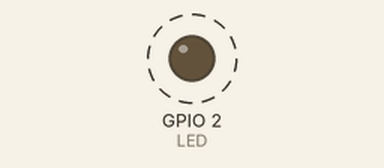
A program run on a simulated ESP32. Shown: output pins drawn as LEDs (lit = HIGH). Dashed ring = blinking. What the program prints to the serial monitor is not drawn.

Above: at 0.6 s.
Timing chart, 0 to 3.0 s (numbered marks = the images above):
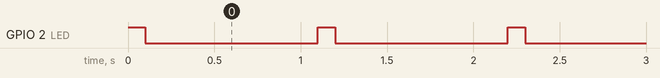

Measured:
- by itself, GPIO 2 (LED): alternates HIGH for 0.10 s and LOW for 1.0 s

The program:

main.cpp
```cpp
#include <Arduino.h>

#include "freertos/FreeRTOS.h"
#include "freertos/task.h"
#include "freertos/queue.h"
#include "freertos/semphr.h"

#define LED 2

SemaphoreHandle_t mutex;

TaskHandle_t xTask1Handle, xTask2Handle;

void vTask1(void* pvParameters);

void vTask2(void* pvParameters);

void enviaInformacao(int i);

void setup() {
  Serial.begin(9600);
  pinMode(LED, OUTPUT);
  mutex = xSemaphoreCreateMutex();
  xTaskCreate(vTask1, "Task 1", configMINIMAL_STACK_SIZE + 1024, NULL, 1, &xTask1Handle);
  xTaskCreate(vTask2, "Task 2", configMINIMAL_STACK_SIZE + 1024, NULL, 4, &xTask2Handle);
}

void loop() {
  digitalWrite(LED, HIGH);
  vTaskDelay(pdMS_TO_TICKS(100));
  digitalWrite(LED, LOW);
  vTaskDelay(pdMS_TO_TICKS(1000));

}

void vTask1(void* pvParameters){
  while(1){
    xSemaphoreTake(mutex, portMAX_DELAY);
    enviaInformacao(1);
    delay(3000);
    xSemaphoreGive(mutex);
    vTaskDelay(10);
  }
}

void vTask2(void* pvParameters){
  while(1){
    xSemaphoreTake(mutex, portMAX_DELAY);
    enviaInformacao(2);
    delay(500);
    xSemaphoreGive(mutex);
    vTaskDelay(10); // beware of this delay, its removal can cause task 1 starvation
  }
}

void enviaInformacao(int i){
  Serial.println("Enviando informacao da task: " + String(i));
}
```
